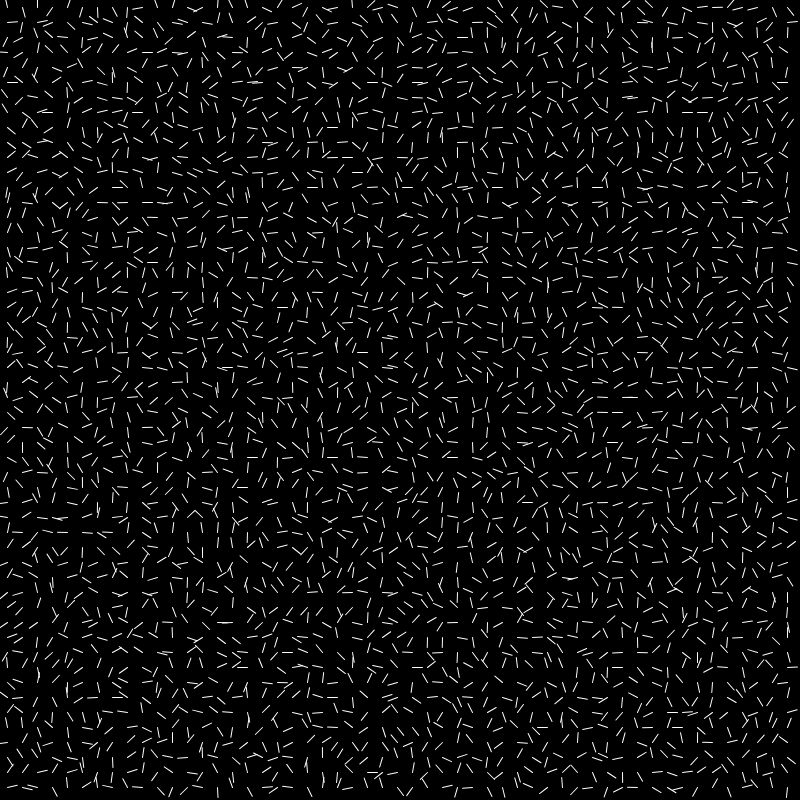
Frame 1 (no input)
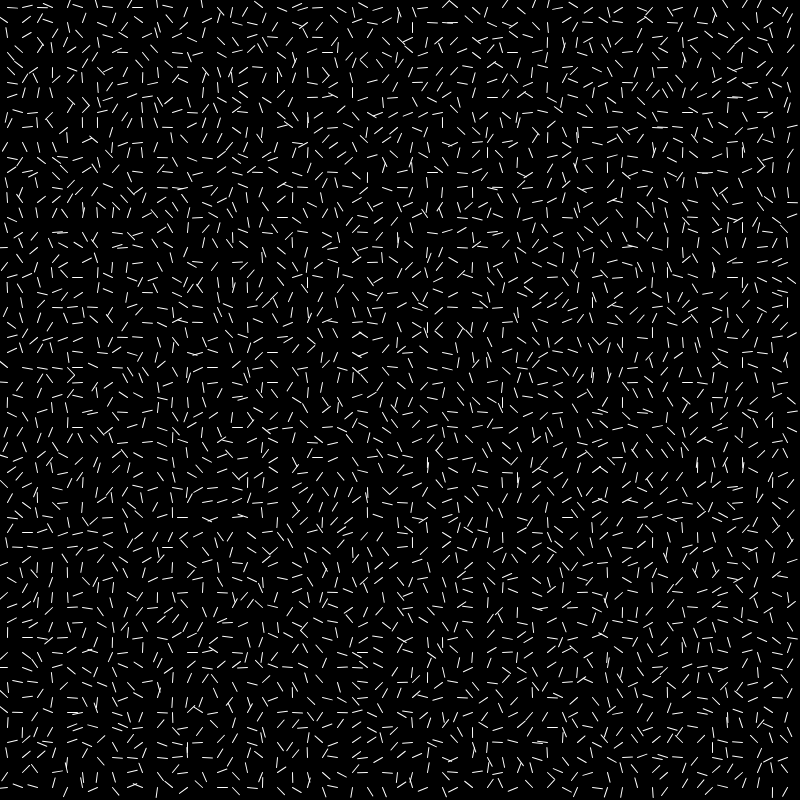
Frame 2 (the mouse pressed at the canvas centre, redrawn once)

The p5.js sketch that drew these frames (run headless with seeded random() and noise() and a simulated clock; the mouse was pressed at the canvas centre and the sketch redrawn once):

// p5.js sketch
// ── sketch.js
let step = 15
let lineLength = 10
let w = 800
let h = 800
let r = 0

function setup() {
    createCanvas(w, h)
    background("black")
    stroke("white")
}

function draw() {
    background("black")

    noFill()

    for (let y = step / 2; y < w; y += step) {
        for (let x = step / 2; x < h; x += step) {
            push()
            r = random(0, 2 * PI)
            translate(x, y)
            rotate(r)
            line(0, 0, lineLength, 0)
            pop()
        }

    }


    noLoop()
}
